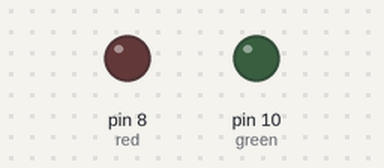
Bench run of a sketch on a simulated Arduino Uno, built with avr-gcc and run on an emulated ATmega328P. Shown: output pins drawn as LEDs (lit = HIGH).

Above: at 1.1 s.
At 15.4 s:
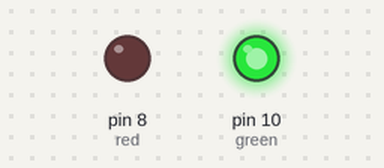
At 35.2 s:
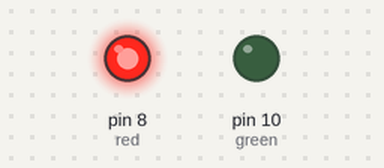
Timing chart, 0 to 36.7 s (numbered marks = the images above):
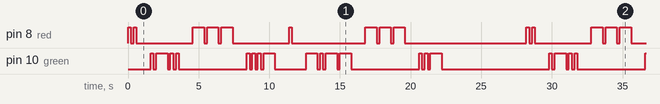

The sketch:

sketch_sep21b_morsecode_led.ino
```cpp
const int red = 8;
const int green = 10;
void setup() {
  // put your setup code here, to run once:
  pinMode(red, OUTPUT);
  pinMode(green, OUTPUT);
}

// void morse_code_sos(){
//   for(int i = 0; i < 3; i++){
//     digitalWrite(led, HIGH);
//     delay(200);
//     digitalWrite(led, LOW);
//     delay(200);
//   }

//   for(int i = 0; i < 3; i++){
//     digitalWrite(led, HIGH);
//     delay(1000);
//     digitalWrite(led, LOW);
//     delay(200);
//   }
//   for(int i = 0; i < 3; i++){
//     digitalWrite(led, HIGH);
//     delay(200);
//     digitalWrite(led, LOW);
//     delay(200);
//   }

// }

void iloveyou(){
  // i
  digitalWrite(red, HIGH);
  delay(200);
  digitalWrite(red, LOW);
  delay(200);

  digitalWrite(red, HIGH);
  delay(200);
  digitalWrite(red, LOW);
  delay(1000);

  // l
  digitalWrite(green, HIGH);
  delay(200);
  digitalWrite(green, LOW);
  delay(200);

  digitalWrite(green, HIGH);
  delay(800);
  digitalWrite(green, LOW);
  delay(200);

  digitalWrite(green, HIGH);
  delay(200);
  digitalWrite(green, LOW);
  delay(200);

  digitalWrite(green, HIGH);
  delay(200);
  digitalWrite(green, LOW);
  delay(1000);


  // O
  digitalWrite(red, HIGH);
  delay(800);
  digitalWrite(red, LOW);
  delay(200);

  digitalWrite(red, HIGH);
  delay(800);
  digitalWrite(red, LOW);
  delay(200);

  digitalWrite(red, HIGH);
  delay(800);
  digitalWrite(red, LOW);
  delay(1000);

  // V
  for(int i = 0; i < 3; i++){
    digitalWrite(green, HIGH);
    delay(200);
    digitalWrite(green, LOW);
    delay(200);
  }

  digitalWrite(green, HIGH);
  delay(800);
  digitalWrite(green, LOW);
  delay(1000);


  // E
  digitalWrite(red, HIGH);
  delay(200);
  digitalWrite(red, LOW);
  delay(1000);


  // Y
  digitalWrite(green, HIGH);
  delay(800);
  digitalWrite(green, LOW);
  delay(200);

  digitalWrite(green, HIGH);
  delay(200);
  digitalWrite(green, LOW);
  delay(200);

  digitalWrite(green, HIGH);
  delay(800);
  digitalWrite(green, LOW);
  delay(200);

  digitalWrite(green, HIGH);
  delay(800);
  digitalWrite(green, LOW);
  delay(1000);

  // O
  digitalWrite(red, HIGH);
  delay(800);
  digitalWrite(red, LOW);
  delay(200);

  digitalWrite(red, HIGH);
  delay(800);
  digitalWrite(red, LOW);
  delay(200);

  digitalWrite(red, HIGH);
  delay(800);
  digitalWrite(red, LOW);
  delay(1000);

  // U
  digitalWrite(green, HIGH);
  delay(200);
  digitalWrite(green, LOW);
  delay(200);

  digitalWrite(green, HIGH);
  delay(200);
  digitalWrite(green, LOW);
  delay(200);

  digitalWrite(green, HIGH);
  delay(800);
  digitalWrite(green, LOW);
  delay(1000);


}

void loop() {
  // put your main code here, to run repeatedly:
  iloveyou();
  digitalWrite(red, LOW);
  delay(5000);

}
```

Measured:
- by itself, pin 10 (green): moves between LOW and HIGH, repeating every 28.2 s
- by itself, pin 8 (red): repeats every 28.2 s: LOW 0.20 s, HIGH 0.20 s, LOW 4.0 s, 2 × (HIGH 0.80 s, LOW 0.20 s), HIGH 0.80 s, LOW 4.0 s, HIGH 0.20 s, LOW 5.2 s, 2 × (HIGH 0.80 s, LOW 0.20 s), HIGH 0.80 s, LOW 8.6 s, HIGH 0.20 s
- by itself, everything shown: repeats every 28.2 s, in 48 steps
